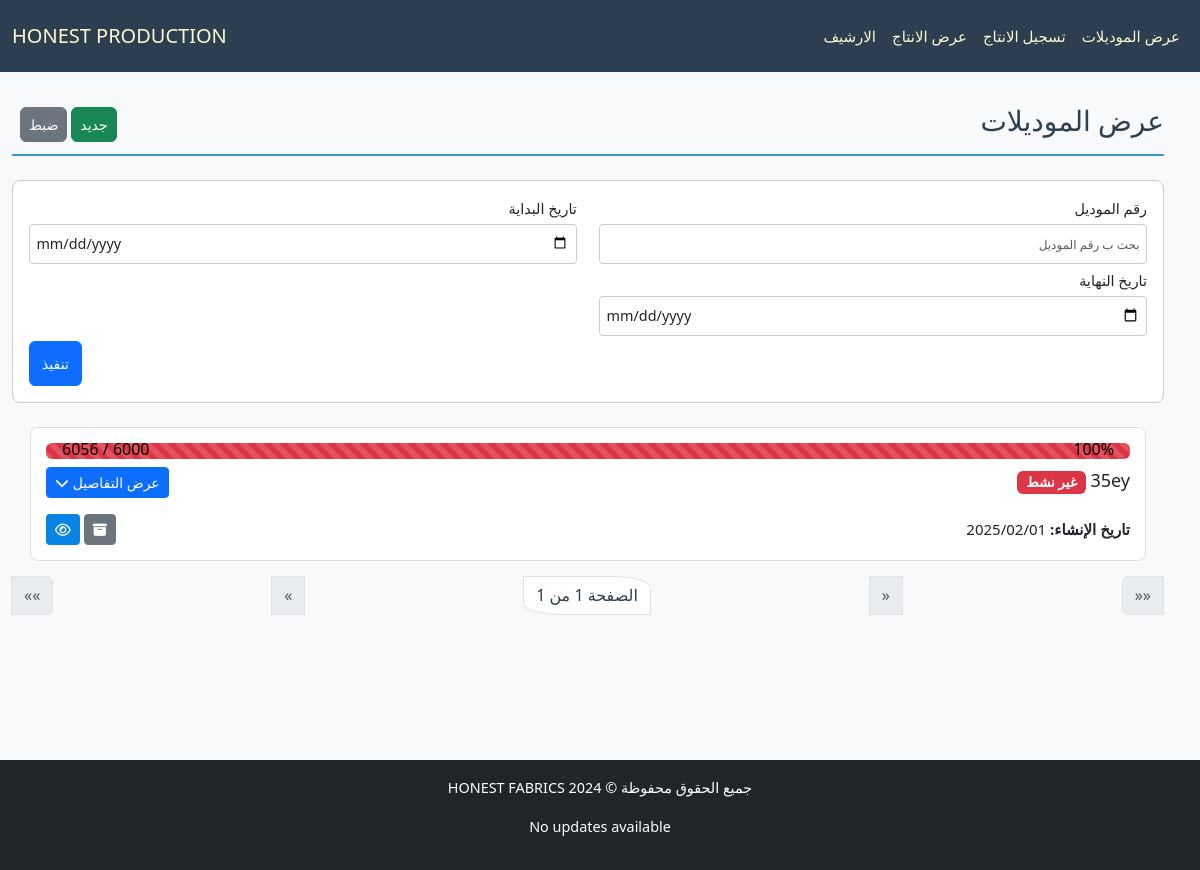
/production/, run on an earlier commit of the app's database.
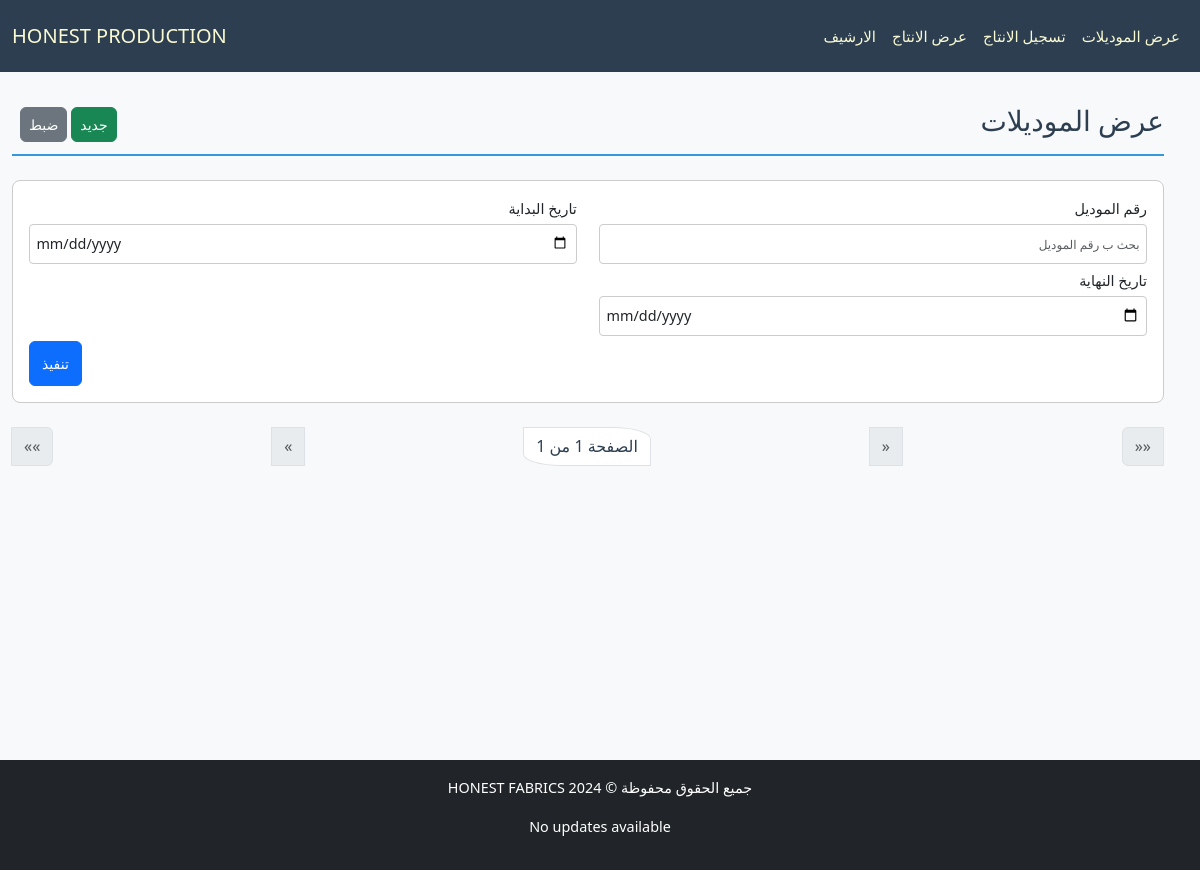
And on a later commit of the database.
### production/models.py (models this page shows, shortened)
class Model(models.Model):
    id = models.AutoField(primary_key=True, verbose_name="الرمز")
    model_number = models.CharField(max_length=50, verbose_name="رقم الموديل", unique=True)
    created_at = models.DateTimeField(verbose_name="تاريخ الإنشاء", default=now)
    is_archive = models.BooleanField(default=False)
    class Meta:
        ordering = ['-created_at']
    def is_active(self):
        available_pieces = sum(piece.available_amount for piece in self.pieces.filter(available_amount__gt=0))  # using the Django ORM filter condition
        return available_pieces > 0
    def get_usage_percentage(self):
        sizes = self.size_amounts.all()
        pieces = self.pieces.all()
        pieces_count = pieces.count() / sizes.count()
        total_amount = sum(size.amount * pieces_count for size in sizes)
        used_amount = sum(piece.used_amount for piece in pieces)
        percent = (used_amount / total_amount) * 100
        if percent > 80:
            percent_style = "bg-danger"
        elif percent > 60:
            percent_style = "bg-warning"
        elif percent > 40:
            percent_style = "bg-info"
        elif percent > 20:
            percent_style = "bg-success"
        else:
            percent_style = ""
        type_usage = []
        type_names = set(pieces.values_list('type', flat=True))
        for type_name in type_names:
            type_pieces = pieces.filter(type=type_name)
            type_total_amount = total_amount / pieces_count
            type_used_amount = sum(piece.used_amount for piece in type_pieces)
            type_percent = (type_used_amount / type_total_amount) * 100 if type_total_amount > 0 else 0
            if type_percent > 80:
                type_percent_style = "bg-danger"
            elif type_percent > 60:
                type_percent_style = "bg-warning"
            elif type_percent > 40:
                type_percent_style = "bg-info"
            elif type_percent > 20:
                type_percent_style = "bg-success"
            else:
                type_percent_style = ""
            type_usage.append({
                "type": type_name,
                "total_amount": int(type_total_amount),
                "used_amount": int(type_used_amount),
                "percent": int(type_percent),
                "percent_style": type_percent_style,
            })
        return {
            "total_amount": int(total_amount),
            "used_amount": int(used_amount),
            "percent": int(percent),
            "percent_style": percent_style,
            "type_usage": type_usage,
        }

### production/views.py (the view)
# urls.py: path('', ModelListingView.as_view(), name='model_list_view'),
class ModelListingView(BaseModelListingView):
    is_archive = False

### production/views.py (called while the page is built)
    def parse_date(self, date_str):
        try:
            normalized_date = date_str.replace("\\", "/")
            return datetime.strptime(normalized_date, "%Y-%m-%d")
        except (ValueError, AttributeError):
            return None

    def get_queryset(self):
        queryset = super().get_queryset()
        filters = Q(is_archive=self.is_archive)  # Use dynamic is_archive flag
        model_number = self.request.GET.get("model_number")
        if model_number:
            filters &= Q(model_number__icontains=model_number)
        start_date = self.parse_date(self.request.GET.get("start_date"))
        end_date = self.parse_date(self.request.GET.get("end_date"))
        if start_date:
            filters &= Q(created_at__gte=start_date)
        if end_date:
            filters &= Q(created_at__lte=end_date)
        return queryset.filter(filters)

### production/templates/production/list_model.html (shortened to what the changed rows need)
{% extends "cloth/layout.html" %}
{% load math_filters %}
{% block body %}
    <div class="pt-4 section-title d-flex justify-content-between align-items-center">
        {% if not is_archive %}
            <h2>عرض الموديلات</h2>
        {% else %}
            <h2>الارشيف</h2>
        {% endif %}
    </div>
    <form method="get" class="filter-form-flex">
        {% for filter_field in filter_fields %}
          <div class="form-group">
            <label for="filter_{{ forloop.counter }}" class="form-label">
              {{ filter_field.verbose_name }}
            </label>
            <input
              type="{% if filter_field.field_name in 'start_date end_date' %}date{% elif filter_field.field_name in 'quantity price' %}number{% else %}text{% endif %}"
              id="filter_{{ forloop.counter }}"
              name="{{ filter_field.field_name }}"
              placeholder="بحث ب {{ filter_field.verbose_name }}"
              class="form-control">
          </div>
        {% endfor %}
      </form>
</head>
<body class="bg-light">
    <div class="container mt-4">
        {% for model in object_list %}
        <div class="model-card">
            {% with usage=model.get_usage_percentage %}
                <div dir="ltr" class="progress mb-2 position-relative">
                    <div class="progress-bar progress-bar-striped {{ usage.percent_style }}"
                        role="progressbar"
                        style="width: {{ usage.percent }}%"
                        aria-valuenow="{{ usage.used_amount }}"
                        aria-valuemin="0"
                        aria-valuemax="{{ usage.total_amount }}">
                    </div>
                    <div class="progress-data d-flex justify-content-between align-items-center px-3 position-absolute w-100 h-100"
                        style="top: -1px; left: 0; color: #000000; font-weight: 500; font-size: 16px">
                        <div>
                            {{ usage.used_amount }} / {{ usage.total_amount }}
                        </div>
                        <div>
                            {{ usage.percent }}%
                        </div>
                    </div>
                </div>
            <div class="d-flex justify-content-between align-items-center pb-3">
                <h5 class="mb-0">
                    {{ model.model_number }}
                    <span class="badge {% if model.is_active %}badge-active{% else %}badge-inactive{% endif %}">
                        {% if model.is_active %} نشط {% else %} غير نشط {% endif %}
                    </span>
                </h5>
                <button class="btn btn-sm btn-primary oped_details_btn" onclick="toggleDetails('{{ model.id }}')">
                    عرض التفاصيل <i id="chevron-icon-{{ model.id }}" class="fas fa-chevron-down"></i>
                </button>
            </div>
            <div class="d-flex justify-content-between align-items-center">
                <p class="mb-0"><strong>تاريخ الإنشاء:</strong> <span dir="ltr">{{ model.created_at|date:"Y/m/d" }}</span></p>
                <div class="d-flex justify-content-between align-items-center">
                    {% if model.is_archive == is_archive %}
                    <a class="btn btn-sm btn-secondary" href="{% url 'toggle_archive' model.id %}">
                        <i class="fa-solid fa-box-archive"></i>
                    </a>
                    {% endif %}
                    <a class="me-1 btn btn-sm" style="background-color: #0784e4; color: #ffffff" href="{% url 'model_detail_view' model.id %}">
                        <i class="fa-regular fa-eye" ></i>
                    </a>
                </div>
            </div>
                    {% endwith %}
        </div>
        {% endfor %}
    </div>
{% endblock body %}

What changed in the data, as far as the page shows it:
no longer on this page (row edited): Model: get_usage_percentage.used_amount "6056", get_usage_percentage.total_amount "6000", get_usage_percentage.percent "100", model_number "35ey", shows "غير نشط", created_at "2025/02/01", is_archive False (drawn)
